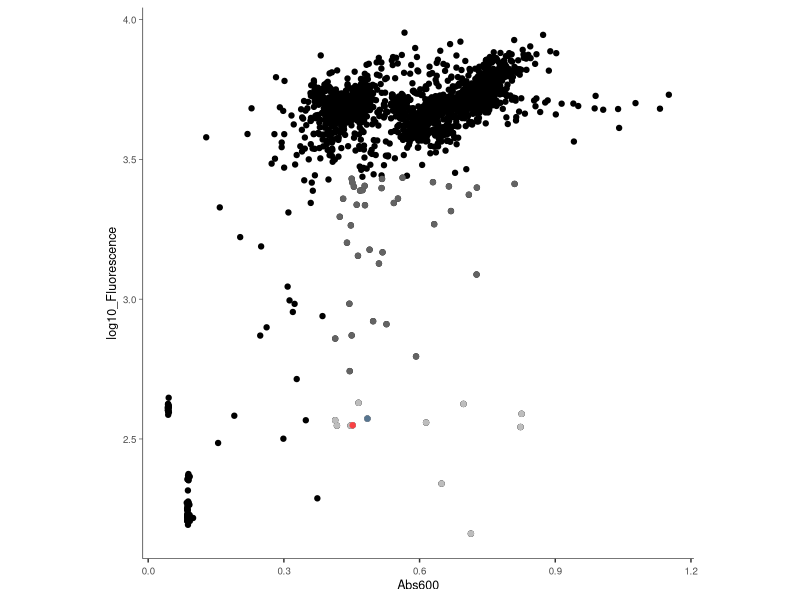
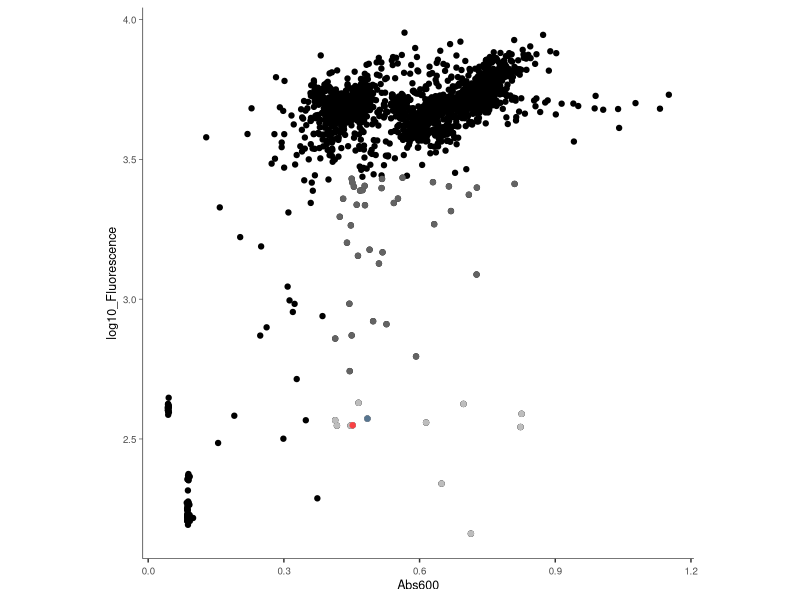

Source code (R) for these figures, in order:
#Fluorescence-based screening of R569 mTn5 library for PVD biosynthesis mutants
#Milena Malisic

library(ggplot2)
library(tidyverse)
library(readxl)


getwd()

Theme <- theme(strip.text = element_text(size= 12),
               aspect.ratio = 1,
               plot.background= element_blank(), 
               panel.background = element_blank(),
               axis.line = element_line(size = 0.2),
               axis.title = element_text(size = 9), 
               axis.ticks.y = element_line(size = 0.2),
               axis.text.x = element_text(size = 7, angle = 0, hjust = 0.5, vjust=0.5),
               legend.position = "bottom",
               axis.text.y = element_text(size = 7, angle = 0),
               legend.text = element_text())

#Data

Fluor_Screen <-  read_xlsx("R569_Fluor_Screen.xlsx")

## Calculate median absolute deviation across all screening plates ## 
# Abs600 and Fluorescence was BOTH measured in 2-fold dilution, therefore was not taken into consideration for calculations # 

median_Abs600 <- median(Fluor_Screen$Abs600_raw)

mad_Abs600 <- mad(Fluor_Screen$Abs600_raw)

median_Fluor <- median(Fluor_Screen$Fluorescence_raw)
mad_Fluor <- mad(Fluor_Screen$Fluorescence_raw)

threshold_Abs600 <- median_Abs600-1*mad_Abs600 # 1x absolute deviation from median for Abs600
threshold_Fluor_strict <- median_Fluor-6*mad_Fluor # 6x absolute devation from median for Fluor

Candidates <- (data=subset(Fluor_Screen, Abs600_raw > 0.3994 & Fluorescence_raw < 514.3868))
write.csv(Candidates, "PVD_candidates_6foldmad.csv")


p1 <- ggplot(Fluor_Screen, aes(x=Abs600_raw, y=log10(Fluorescence_raw)))+
  geom_point()+
  xlab("Abs600") +
  ylab("log10_Fluorescence")+ 
  geom_point(data=subset(Fluor_Screen, Abs600_raw > 0.3994 & Fluorescence_raw < 2721.7195), color = "#636363")+
  geom_point(data=subset(Fluor_Screen, Abs600_raw > 0.3994 & Fluorescence_raw < 514.3868), color = "#bdbdbd")+
  geom_point(data=subset(Fluor_Screen, Well_Plate=="17.1_D8"), color = "#577590")+
  geom_point(data=subset(Fluor_Screen, Well_Plate=="19.1_D8"), color = "#F94144")+
  ylab("log10_Fluorescence")+
  Theme
(p1)

ggsave("R569_PVD_Screen.pdf",p1, width = 4, height = 4)